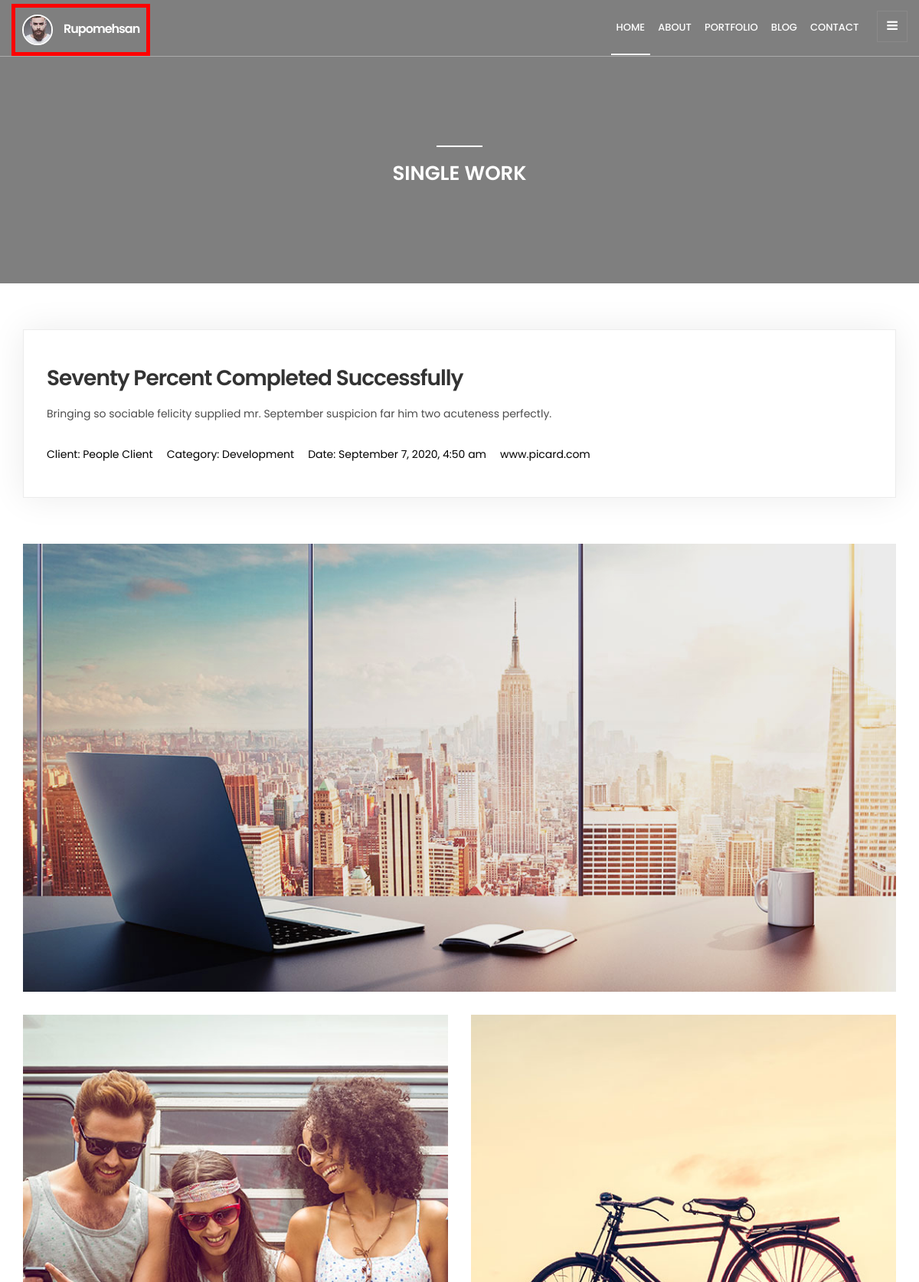
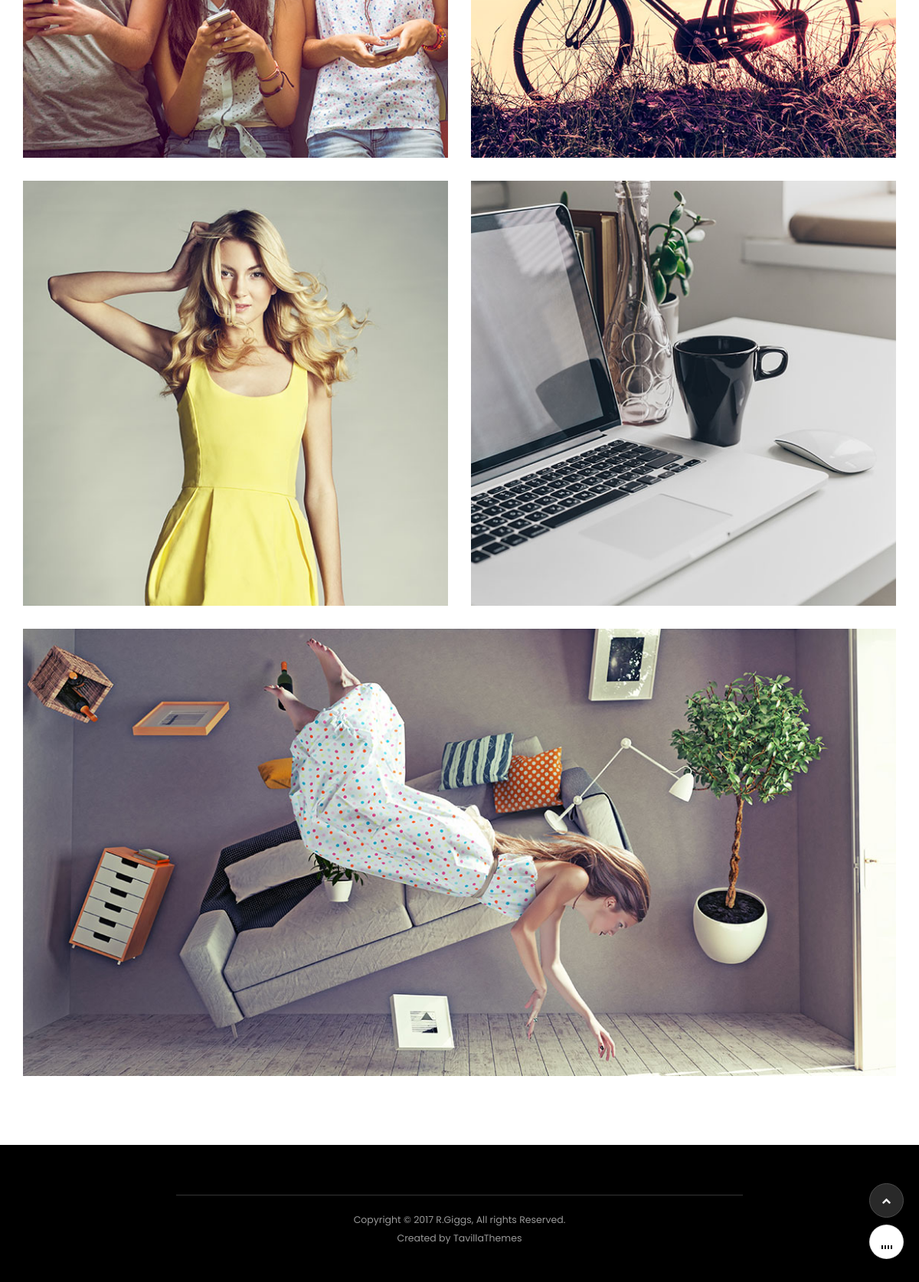
Page /Blog/work-single.php?protid=3 on the committed database (2 pictures, top to bottom).
### tables this page shows
CREATE TABLE `tbl_portfolio` (
  `id` int(11) NOT NULL,
  `title` varchar(250) NOT NULL,
  `descripsion` text NOT NULL,
  `category` int(11) NOT NULL,
  `image` varchar(250) NOT NULL,
  `image_2` varchar(250) NOT NULL,
  `image_3` varchar(250) NOT NULL,
  `image_4` varchar(250) NOT NULL,
  `image_5` varchar(250) NOT NULL,
  `image_6` varchar(250) NOT NULL,
  `link` varchar(250) NOT NULL,
  `date` timestamp NOT NULL DEFAULT CURRENT_TIMESTAMP ON UPDATE CURRENT_TIMESTAMP
);

### Blog/lib/Database.php (called while the page is built, shortened)
<?php
Class Database{
	public $host   = DB_HOST;
	public $user   = DB_USER;
	public $pass   = DB_PASS;
	public $dbname = DB_NAME;
	public $link;
	private function connectDB(){
	$this->link = new mysqli($this->host, $this->user, $this->pass, $this->dbname);
 }
	public function select($query){
		$result = $this->link->query($query) or die($this->link->error.__LINE__);
		if($result->num_rows > 0){
			return $result;
		} else {
			return false;
		}
	}
}

### Blog/helpers/formate.php (called while the page is built, shortened)
<?php
class Formate{
  public function formateDate($date){
   return date('F j, Y, g:i a', strtotime($date));
  }
}
?>

### Blog/work-single.php (the view)
<?php include'inc/header.php';?>
<?php
if (!isset($_GET['protid']) || $_GET['protid'] == NULL) {
    echo "<script>window.location = 'index.php';</script>";
}else{
    $id= $_GET['protid'];
}
?>
        <section class="page-cover">
            <div class="container">
                <div class="center-title">
                        <h1>SINGLE WORK</h1>
                    </div>
            </div>
        </section>
        <section class="page">
            <div class="container">
                <div class="row">
                    <div class="page-content col-md-12">
                        <?php
                           $query = "select * from tbl_portfolio where id = '$id'";
                           $getdata = $db->select($query);
                           if ($getdata) {
                               while ($result = $getdata->fetch_assoc()) {
                        ?>
                       <div class="works-info">
                            <h2 class="work-title"><?php echo $result['title'];?></h2>
                            <p> <?php echo $result['descripsion'];?>  </p>
                            <ul class="works-informations">
                                <li><span>Client:</span> People Client</li>
                                <li><span>Category:</span>
                                   <?php
                                  if ($result['category']== 0 ) {
                                     echo "Web design";
                                   }elseif ($result['category']== 1) {
                                     echo "Applications";
                                   }else{
                                    echo "Development";
                                   }
                                  ?>
                                 </li>
                                <li><span>Date:</span> <?php echo $fm->formateDate($result['date']);?></li>
                                <li>www.picard.com</li>
                            </ul>
                        </div>
                        <div class="row">
                             <div class="col-md-12 works-image top_60">
                                <img src="admin/upload/<?php echo $result['image'];?>" alt="">
                            </div>
                            <div class="col-md-6 works-image">
                                <img src="admin/upload/<?php echo $result['image_2'];?>" alt="">
                            </div>
                            <div class="col-md-6 works-image">
                                <img src="admin/upload/<?php echo $result['image_3'];?>" alt="">
                            </div>
                            <div class="col-md-6 works-image">
                                <img src="admin/upload/<?php echo $result['image_4'];?>" alt="">
                            </div>
                            <div class="col-md-6 works-image">
                                <img src="admin/upload/<?php echo $result['image_5'];?>" alt="">
                            </div>
                            <div class="col-md-12 works-image">
                                <img src="admin/upload/<?php echo $result['image_6'];?>" alt="">
                            </div>
                        </div>
                    </div>
                <?php } } ?>
                </div>
            </div>
        </section>
<?php include'inc/footer.php';?>

### Blog/css/style.css (style rules this page uses)
body { font-family: 'Poppins', sans-serif; }
html { height: 100%; }
p { font-size: 12.5px; color: #999999; line-height: 24px; font-family: 'Poppins', sans-serif; }
.slidemenu-close, .widget-title:before, .widget-tags ul li a:hover, .center-title:before, .left-title:before, .giggs_button2, .info-title::after, .rounded-icon i, .owl-theme .owl-controls .owl-page.active span, .owl-theme .owl-controls.clickable .owl-page:hover span, .backtop:hover, .slidemenu-close { background: #000; }
.profile-name, .widget-posts .sidebar-posts .tags a, .widget-categories ul li a:hover, .widget-categories li a:hover:after, .tweet li a, .widget-twitter a.twitter-account:hover, .blog-content .blog-data, .blog-comments .comments .comment-info a:hover, .works-info ul.works-informations li span, .feature i, .info-date { color: #000; }
.top_60 { margin-top: 60px; }
section { padding-top: 60px; }
.center-title { padding: 0 210px; }
.center-title h1 { text-align: center; font-size: 18px; font-weight: 600; margin: 20px 0 10px 0; }
.center-title:before { height: 2px; width: 60px; content: ""; display: block; margin: 0 auto; background: #fff; }
.page-cover { background: url(../images/home.jpg) no-repeat fixed bottom; height: 370px; padding-top: 190px; }
.page-cover:before { content: ""; position: absolute; top: 0; left: 0; width: 100%; height: 370px; background-color: rgba(0, 0, 0, 0.5); z-index: 1; }
.page-cover h1 { font-size: 26px; }
.page-cover .center-title, .page-cover .left-title { color: #fff; font-weight: bold; z-index: 10; position: relative; }
.works-info { border: solid 1px rgb(236, 236, 236); box-shadow: 0px 0px 42px 0px rgba(0, 0, 0, 0.08); -webkit-box-shadow: 0px 0px 42px 0px rgba(0, 0, 0, 0.08); -moz-box-shadow: 0px 0px 42px 0px rgba(0, 0, 0, 0.08); -ms-box-shadow: 0px 0px 42px 0px rgba(0, 0, 0, 0.08); -o-box-shadow: 0px 0px 42px 0px rgba(0, 0, 0, 0.08); padding: 45px 30px 66px; background: #fff; }
.works-info .work-title { font-size: 28px; font-weight: 600; letter-spacing: -1px; line-height: 36px; text-transform: capitalize; }
.works-info p { line-height: 26px; font-size: 14px; color: #4c4c4c; margin-top: 15px; }
.works-info ul.works-informations { margin-top: 30px; }
.works-info ul.works-informations li { float: left; font-size: 14px; color: #000000; margin-right: 18px; }
.works-image img { width: 100%; }
.works-image { margin-bottom: 30px; }

### rows in the picture
tbl_portfolio: title "Seventy Percent Completed Successfully", descripsion "Bringing so sociable felicity supplied mr. September suspicion far him two acuteness perfectly.", category "Development", date "September 7, 2020, 4:50 am", image (picture), image_2 (picture), image_3 (picture), image_4 (picture), image_5 (picture), image_6 (picture)
